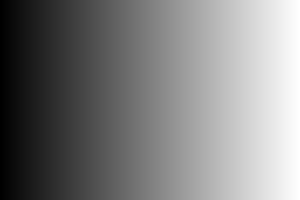
#> input picture AI/04.DeepLearning/OpenCV/images/gray_gradient.jpg, 300 x 200 px
$ python 15_binary.py
#> lines starting #> are read from the running program, lines starting #| are printed output that depends on the picture; after the words box and inside, x2 and y2 are one past the last pixel; in counts of white or black regions, pixels touching at a corner belong together
import cv2
import numpy as np
import matplotlib.pylab as plt

img = cv2.imread('../images/gray_gradient.jpg', cv2.IMREAD_GRAYSCALE)
#> img is the input picture: shape (200, 300); min 0, max 255, mean 127.1
# print(img[:5])
thresh_np = np.zeros_like(img)
# print(thresh_np[:5])
thresh_np[img > 127] = 255      # 색상값이 127보다 크면 255로 바꿔줌
ret, thresh_cv = cv2.threshold(img, 127, 255, cv2.THRESH_BINARY)
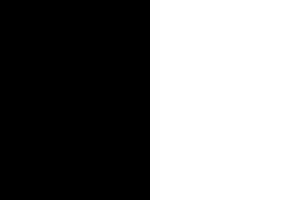
#> thresh_cv: shape (200, 300); 50% white; 1 white region, box (x1, y1, x2, y2) and area: (150, 0, 300, 200) 30000
print(ret)

imgs = {'Original': img, 'NumPy API': thresh_np, 'cv2.threshold': thresh_cv}

for i, (key, value) in enumerate(imgs.items()):
    plt.subplot(1, 3, i+1)
    plt.title(key)
    plt.imshow(value, cmap='gray')
    plt.xticks([])
    plt.yticks([])
#> this loop made 3 passes
#> key on passes 1 to 3: 'Original', 'NumPy API', 'cv2.threshold'
plt.show()
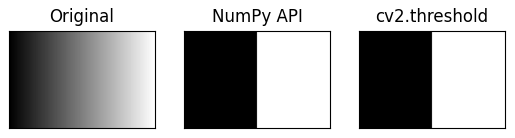
#> figure drawn by matplotlib, 3 panels
